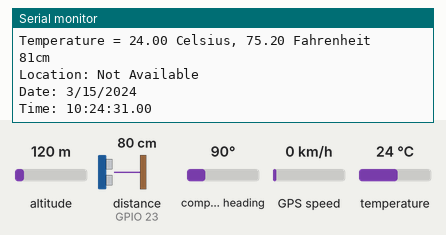
Bench run of a sketch on a simulated ESP32. Parts: the last lines printed to the serial monitor. Inputs (shaded band) come from the test bench; at power-on: altitude 120 m, distance to the obstacle (sensor on GPIO 23) 80 cm, temperature 24 °C, compass heading 90°, GPS speed 0 km/h. The echo pulse lasts 58.3 µs per cm; WiFi joins after 1.5 s; servers stay silent unless stated; uploads are accepted with an empty reply; the GPS gets a fix after 3 s at 37.7749, -122.4194 with 8 satellites.

Above: at 1.8 s.
1.9 s: altitude set to 20 m
At 2.45 s:
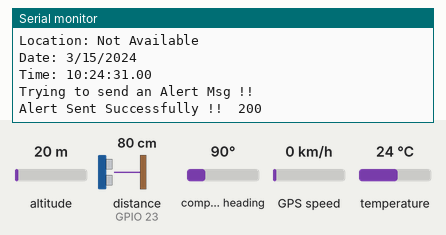
3.7 s: distance to the obstacle (sensor on GPIO 23) set to 2 cm
At 3.7 s:
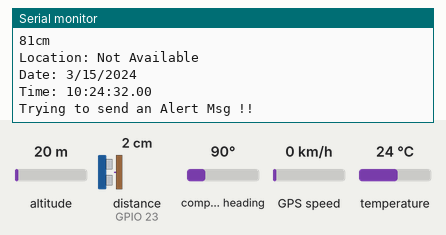
6.2 s: temperature set to 12 °C
At 6.2 s:
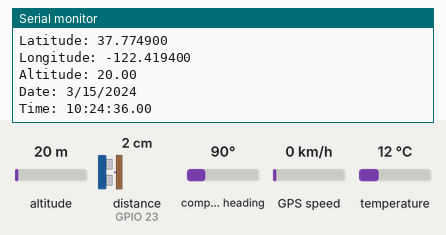
7.7 s: altitude set to 250 m
At 8.9 s:
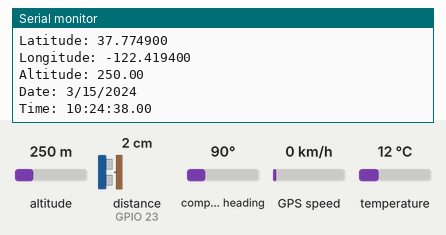
9.2 s: distance to the obstacle (sensor on GPIO 23) set to 4 cm
At 10.4 s:
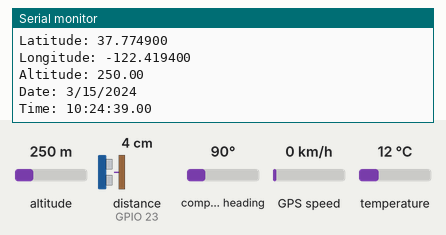
10.7 s: temperature set to 19 °C
At 12.5 s:
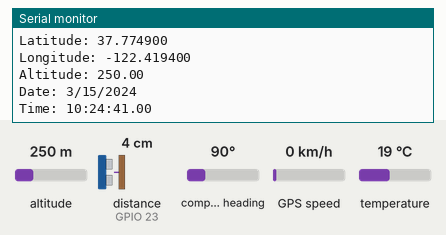
Timing chart, 0 to 13.2 s (numbered marks = the images above; inputs shaded):
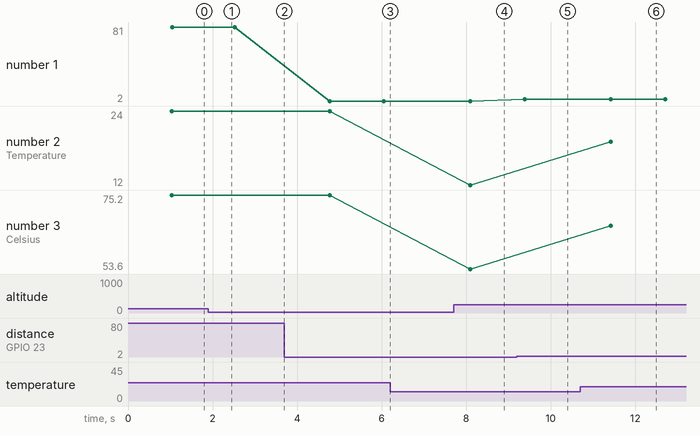

Measured:
- after the input at 7.7 s, the serial monitor: prints a new line after 0.41 s (image 4)
- after the input at 9.2 s, the serial monitor: prints a new line after 0.18 s (image 5)
- after the input at 10.7 s, the serial monitor: prints a new line after 0.72 s (image 6)
- plotted number 1: 81 → 2 after the input at 3.7 s, 2 → 4 after the input at 9.2 s
- plotted number 2: 12 → 19 after the input at 10.7 s
- plotted number 3: 53.6 → 66.2 after the input at 10.7 s

The sketch:

ESP32_-_endPoint_GetSensorsDataUpload.ino
```cpp
#include <WiFi.h>
#include <HTTPClient.h>
#include <TinyGPS++.h>
#include <OneWire.h>
#include <NewPing.h>
#include <HardwareSerial.h>

#define TRIGGER_PIN  22
#define ECHO_PIN     23
#define MAX_DISTANCE 200                                // sensor max rated at 400-500cm.


const char* ssid = "Om Kalthom 2";                        //"BFCI";
const char* password = "01010204060";                     //"1234QWER@";

TinyGPSPlus gps;                                       // The TinyGPS++ object.
HardwareSerial SerialGPS ( 1 );
int distance = 0;
float lat= 0, lng = 0;
float celsius = 0 , fahrenheit = 0;
int ResponseCode = 0;
float sensorLocData [2];
float sensorTempData[2];
int _time [3];
int _date [3];

// https://healthcareeee.000webhostapp.com/new.php?
// Human_temp=50&latitude=30.9987655&longitude=30.965355353&time=12%3A45&date=2020-11-8
const char* serverName = "https://healthcareeee.000webhostapp.com/new.php?";

const char* root_ca =
\
"-----BEGIN CERTIFICATE-----\n"\
"MIIEsTCCA5mgAwIBAgIQCKWiRs1LXIyD1wK0u6tTSTANBgkqhkiG9w0BAQsFADBh\n" \
"MQswCQYDVQQGEwJVUzEVMBMGA1UEChMMRGlnaUNlcnQgSW5jMRkwFwYDVQQLExB3\n" \
"d3cuZGlnaWNlcnQuY29tMSAwHgYDVQQDExdEaWdpQ2VydCBHbG9iYWwgUm9vdCBD\n" \
"QTAeFw0xNzExMDYxMjIzMzNaFw0yNzExMDYxMjIzMzNaMF4xCzAJBgNVBAYTAlVT\n" \
"MRUwEwYDVQQKEwxEaWdpQ2VydCBJbmMxGTAXBgNVBAsTEHd3dy5kaWdpY2VydC5j\n" \
"b20xHTAbBgNVBAMTFFJhcGlkU1NMIFJTQSBDQSAyMDE4MIIBIjANBgkqhkiG9w0B\n" \
"AQEFAAOCAQ8AMIIBCgKCAQEA5S2oihEo9nnpezoziDtx4WWLLCll/e0t1EYemE5n\n" \
"+MgP5viaHLy+VpHP+ndX5D18INIuuAV8wFq26KF5U0WNIZiQp6mLtIWjUeWDPA28\n" \
"OeyhTlj9TLk2beytbtFU6ypbpWUltmvY5V8ngspC7nFRNCjpfnDED2kRyJzO8yoK\n" \
"MFz4J4JE8N7NA1uJwUEFMUvHLs0scLoPZkKcewIRm1RV2AxmFQxJkdf7YN9Pckki\n" \
"f2Xgm3b48BZn0zf0qXsSeGu84ua9gwzjzI7tbTBjayTpT+/XpWuBVv6fvarI6bik\n" \
"KB859OSGQuw73XXgeuFwEPHTIRoUtkzu3/EQ+LtwznkkdQIDAQABo4IBZjCCAWIw\n" \
"HQYDVR0OBBYEFFPKF1n8a8ADIS8aruSqqByCVtp1MB8GA1UdIwQYMBaAFAPeUDVW\n" \
"0Uy7ZvCj4hsbw5eyPdFVMA4GA1UdDwEB/wQEAwIBhjAdBgNVHSUEFjAUBggrBgEF\n" \
"BQcDAQYIKwYBBQUHAwIwEgYDVR0TAQH/BAgwBgEB/wIBADA0BggrBgEFBQcBAQQo\n" \
"MCYwJAYIKwYBBQUHMAGGGGh0dHA6Ly9vY3NwLmRpZ2ljZXJ0LmNvbTBCBgNVHR8E\n" \
"OzA5MDegNaAzhjFodHRwOi8vY3JsMy5kaWdpY2VydC5jb20vRGlnaUNlcnRHbG9i\n" \
"YWxSb290Q0EuY3JsMGMGA1UdIARcMFowNwYJYIZIAYb9bAECMCowKAYIKwYBBQUH\n" \
"AgEWHGh0dHBzOi8vd3d3LmRpZ2ljZXJ0LmNvbS9DUFMwCwYJYIZIAYb9bAEBMAgG\n" \
"BmeBDAECATAIBgZngQwBAgIwDQYJKoZIhvcNAQELBQADggEBAH4jx/LKNW5ZklFc\n" \
"YWs8Ejbm0nyzKeZC2KOVYR7P8gevKyslWm4Xo4BSzKr235FsJ4aFt6yAiv1eY0tZ\n" \
"/ZN18bOGSGStoEc/JE4ocIzr8P5Mg11kRYHbmgYnr1Rxeki5mSeb39DGxTpJD4kG\n" \
"hs5lXNoo4conUiiJwKaqH7vh2baryd8pMISag83JUqyVGc2tWPpO0329/CWq2kry\n" \
"qv66OSMjwulUz0dXf4OHQasR7CNfIr+4KScc6ABlQ5RDF86PGeE6kdwSQkFiB/cQ\n" \
"ysNyq0jEDQTkfa2pjmuWtMCNbBnhFXBYejfubIhaUbEv2FOQB3dCav+FPg5eEveX\n" \
"TVyMnGo=\n" \
"-----END CERTIFICATE-----\n";

OneWire  ds(2);
void initNet();
int sendSensorsData(String httpRequestData ,String serverName);
int sendData(String httpRequestData , String serverName);
void getLoc();
void getTempC_F();
int getDistance();
NewPing sonar(TRIGGER_PIN, ECHO_PIN, MAX_DISTANCE);

void setup() {
  Serial.begin(115200);
  SerialGPS. begin ( 9600 , SERIAL_8N1, 16 , 17 );
  initNet();
}

void loop() {
  //  Checking wireless network connection
    if(WiFi.status() != WL_CONNECTED) {
         initNet();
      }
    // Reading Sensors Data
    getTempC_F();
    Serial.print(getDistance());
    Serial.println("cm");
    getLoc();

    sensorLocData [0]= lng;
    sensorLocData [1]= lat;
    sensorTempData[0]= celsius;
    sensorTempData[1]= fahrenheit;
    _time[0]= gps.time.hour();
    _time[1]= gps.time.minute();
    _time[2]= gps.time.second();
    _date[0]= gps.date.day();
    _date[1]= gps.date.month();
    _date[2]= gps.date.year();


    if (getDistance()> 10 || getDistance()== 0 || celsius > 32 && gps.time.isValid()){
        Serial.println ("Trying to send an Alert Msg !!");

        //  Human_temp=40&latitude=30.784451&longitude=30.997881&time=1%3A30&date=2020-8-5
        String reqData = "Human_temp="+ String(celsius,4)+"&latitude="+
                          String(lat,6)+"&longitude="+String(lng,6)+
                          "&time="+String( _time[0],2)+":"+String( _time[1],2)+":"+
                          String( _time[2],2)+"&date="+String( _date[1],2)+"/"+
                          String(_date[0],2)+"/"+String(_date[2],4);

        ResponseCode = sendData(reqData , serverName);
        if (ResponseCode == 200){
        Serial.print("Alert Sent Successfully !!  ");
        Serial.println(ResponseCode );
      }
        else if (ResponseCode != 200){
        Serial.print("Failed to send Alert !! ");
        Serial.println(ResponseCode);
        }
 }
}

void initNet(){
  WiFi.begin(ssid, password);
  Serial.println("Connecting !!!");
  Serial.println("");
  Serial.print("Connected to : ");
  Serial.println(WiFi.SSID());
  Serial.print ("with IP Address: ");
  Serial.println(WiFi.localIP());
  Serial.print("ESP Board MAC Address:  ");
  Serial.println(WiFi.macAddress());
  Serial.print(F("Status: "));
  Serial.println(WiFi.status());

}

int sendData(String httpRequestData , String serverName){
  int httpResponseCode= 0;
    if(WiFi.status()== WL_CONNECTED){
      HTTPClient http;
      String serverPath = serverName + "?"+httpRequestData;
      http.begin(serverPath.c_str(), root_ca);
      httpResponseCode = http.GET();

      if (httpResponseCode <= 0) {
        Serial.print("Error code: ");
        Serial.println(httpResponseCode);
      }
      http.end();                                 // Free resources
    }
    else {
      Serial.println("WiFi Disconnected");
    }

 return httpResponseCode;
}


void getLoc(){
 while(SerialGPS. available ()> 0 ) {
    gps. encode (SerialGPS. read ());
  }
    lat = gps.location.lat();
    lng = gps.location.lng();
    if (gps.location.isValid())
  {
    Serial.print("Latitude: ");
    Serial.println(gps.location.lat(), 6);
    Serial.print("Longitude: ");
    Serial.println(gps.location.lng(), 6);
    Serial.print("Altitude: ");
    Serial.println(gps.altitude.meters());
  }
  else
  {
    Serial.println("Location: Not Available");
  }

  Serial.print("Date: ");
  if (gps.date.isValid())
  {
    Serial.print(gps.date.month());
    Serial.print("/");
    Serial.print(gps.date.day());
    Serial.print("/");
    Serial.println(gps.date.year());
  }
  else
  {
    Serial.println("Not Available");
  }

  Serial.print("Time: ");
  if (gps.time.isValid())
  {
    if (gps.time.hour() < 10) Serial.print(F("0"));
    Serial.print(gps.time.hour());
    Serial.print(":");
    if (gps.time.minute() < 10) Serial.print(F("0"));
    Serial.print(gps.time.minute());
    Serial.print(":");
    if (gps.time.second() < 10) Serial.print(F("0"));
    Serial.print(gps.time.second());
    Serial.print(".");
    if (gps.time.centisecond() < 10) Serial.print(F("0"));
    Serial.println(gps.time.centisecond());
  }
  else
  {
    Serial.println("Not Available");
  }

  Serial.println();
  Serial.println();
  delay(1000);
}

void getTempC_F(){

    byte i;
    byte present = 0;
    byte type_s;
    byte data[12];
    byte addr[8];

    if ( !ds.search(addr)){
        ds.reset_search();
        delay(250);
        return;
    }

    if (OneWire::crc8(addr, 7) != addr[7]){
        Serial.println("CRC is not valid!");
        return;
    }
                                      // the first ROM byte indicates which chip
    switch (addr[0]){
       case 0x10:
           type_s = 1;
           break;
       case 0x28:
           type_s = 0;
           break;
       case 0x22:
           type_s = 0;
           break;
       default:
           Serial.println("Device is not a DS18x20 family device.");
           return;
       }

    ds.reset();
    ds.select(addr);
    ds.write(0x44, 1);                            // start conversion, with parasite power on at the end
    delay(1000);
    present = ds.reset();
    ds.select(addr);
    ds.write(0xBE);                               // Read Scratchpad

    for ( i = 0; i < 9; i++){
        data[i] = ds.read();
    }
                                                         // Convert the data to actual temperature
   int16_t raw = (data[1] << 8) | data[0];
  if (type_s) {
    raw = raw << 3;                                      // 9 bit resolution default
    if (data[7] == 0x10){
      raw = (raw & 0xFFF0) + 12 - data[6];
    }
  }
  else{
    byte cfg = (data[4] & 0x60);
    if (cfg == 0x00) raw = raw & ~7;                      // 9 bit resolution, 93.75 ms
    else if (cfg == 0x20) raw = raw & ~3;                 // 10 bit res, 187.5 ms
    else if (cfg == 0x40) raw = raw & ~1;                 // 11 bit res, 375 ms
   }

    celsius = (float)raw / 16.0;
    fahrenheit = celsius * 1.8 + 32.0;
    Serial.print("Temperature = ");
    Serial.print(celsius);
    Serial.print(" Celsius, ");
    Serial.print(fahrenheit);
    Serial.println(" Fahrenheit");

  }

int getDistance(){

  return sonar.ping_cm();
}
```
